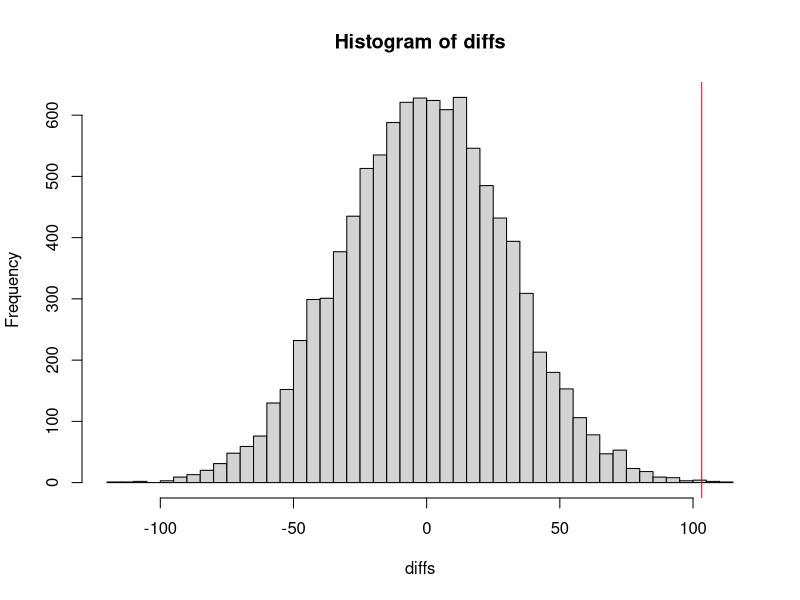
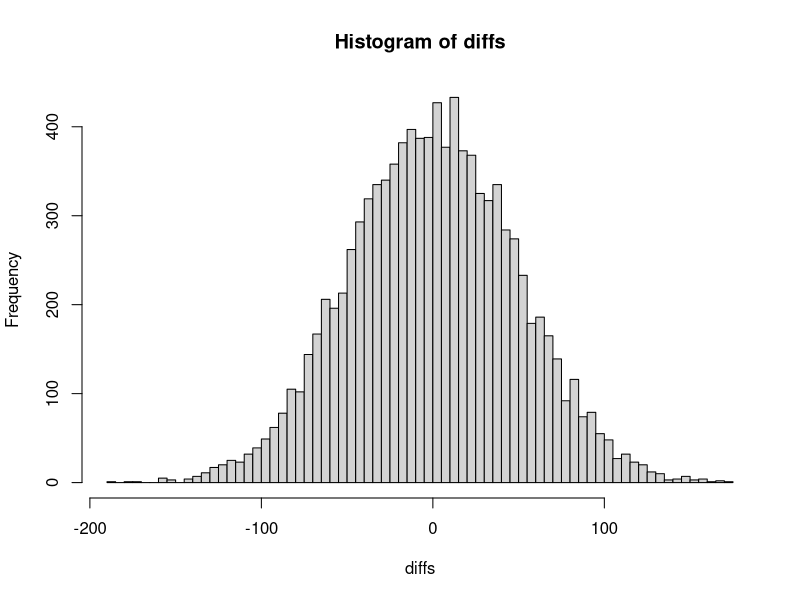

R code for these plots, in order:
# setwd("Homeworks/Week2")
rm(list = ls()) # cleanup

NC <- read.csv("lib/NCBirths2004_.csv");

# Testing difference between mean weight is significant
MaleAvg <- mean(NC$Weight[which(NC$Gender == "Male")])
FemaleAvg <- mean(NC$Weight[which(NC$Gender == "Female")])
observed <- MaleAvg - FemaleAvg; observed # Males are 103.26 ounces heavier

# permutation test
N <- 10000
diffs <- numeric(N)
for (i in 1:N){
  Gender <- sample(NC$Gender)   # permuted gender column
  MaleAvg <- mean(NC$Weight[which(Gender=="Male")])
  FemaleAvg <- mean(NC$Weight[which(Gender=="Female")])
  diffs[i] <- MaleAvg - FemaleAvg
}

mean(diffs)
hist(diffs, breaks = "FD")
abline(v = observed, col = "red")
pvalue <- (sum(diffs >= observed)+1)/(N+1); pvalue # small number

# Testing significance of tobacco with birth weight
NoTobaccoAvg <- mean(NC$Weight[which(NC$Tobacco == "No")])
TobaccoAvg <- mean(NC$Weight[which(NC$Tobacco == "Yes")])
observed <- NoTobaccoAvg - TobaccoAvg; observed # 215 ounces heavier without tobacco

# permutation test
N <- 10000
diffs <- numeric(N)
for (i in 1:N){
  Tobacco <- sample(NC$Tobacco)   # permuted gender column
  NoTobaccoAvg <- mean(NC$Weight[which(Tobacco=="No")])
  TobaccoAvg <- mean(NC$Weight[which(Tobacco=="Yes")])
  diffs[i] <- NoTobaccoAvg - TobaccoAvg
}

mean(diffs)
hist(diffs, breaks = "FD")
abline(v = observed, col = "red")
pvalue <- (sum(diffs >= observed)+1)/(N+1); pvalue # small number